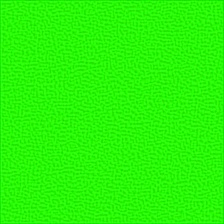
#> input picture kernel_pic_enhance/block1_conv2/block1_conv2_15_enhance.jpg, 224 x 224 px
$ python -i 'Kernel Inspection.py'   (imports and definitions only)
#> lines starting #> are read from the running program, lines starting #| are printed output that depends on the picture
#!/usr/bin/env python3
# -*- coding: utf-8 -*-
"""
Created on Mon Mar 16 14:27:00 2020

@author: po-wei
"""

import os
import numpy as np
import tensorflow as tf
import matplotlib.pyplot as plt
import cv2
import argparse
from Saturation import *


def get_parser():
    parser = argparse.ArgumentParser()

    parser.add_argument("-l", "--layer_name", default = "block5_conv1", type = str, help = "Kernel form which layser! Default : block5_conv1")
    parser.add_argument("-e", "--epochs", default = 150, type = int, help = "number of iterations to update input!")
    parser.add_argument("-s", "--step_size", default = 1., type = float, help = "Like learning rate!")
    parser.add_argument("-fi", "--first_filter_index", default = 0, type = int, help = "first kernel wanna show form the layer!")
    parser.add_argument("-ei", "--end_filter_index", default = 1, type = int, help = "end kernel wanna show form the layer!")
    parser.add_argument("-i", "--increment", default = 0.7, type = float, help = "Saturation increment! From -1 ~ 1")

    args = parser.parse_args()

    return args


def normal(img):
    if np.ndim(img) == 4:
        img = np.squeeze(img, axis=0)
    img_norm = (img - np.min(img)) * 255 /np.ptp(img)
    return img_norm.astype('uint8')

def hisEqulColor(img):
    print("channel numbers %d:"%(np.ndim(img)))
    if np.ndim(img) >= 3:
        ycrcb = cv2.cvtColor(img, cv2.COLOR_BGR2YCR_CB)
        channels = cv2.split(ycrcb)
        channels[0] = cv2.equalizeHist(channels[0])
        ycrcb = cv2.merge(channels)
        img_hist = cv2.cvtColor(ycrcb, cv2.COLOR_YCR_CB2BGR)

    else:
        img_hist = cv2.equalizeHist(img)
    return img_hist

def filter_index_adjustment(layer_name, first_filter_index, end_filter_index):
    final_kernel_index = model.get_layer(layer_name).output.shape[-1]
    if first_filter_index < 0:
        print("First index is smaller than 0! Set to 0!")
        first_filter_index = 0
    elif first_filter_index >= final_kernel_index:
        print("First index is bigger than %d! Set to %d!"%(final_kernel_index-1, final_kernel_index-1))
        first_filter_index = final_kernel_index - 1
    if end_filter_index < 0:
        print("End index is smaller than first index! Set to %d!"%(final_kernel_index + 1))
        end_filter_index = first_filter_index + 1
    elif end_filter_index > final_kernel_index:
        print("End index is bigger than %d! Set to %d!"%(final_kernel_index, final_kernel_index))
        end_filter_index = final_kernel_index
    return first_filter_index, end_filter_index


# [1 line that did not run here, left out]

args = get_parser()
layer_name = args.layer_name
epochs = args.epochs
step_size = args.step_size
# [3 lines that did not run here, left out]
increment = args.increment

org_img_loc = './kernel_pic_org/%s'%(layer_name)
enh_img_loc = './kernel_pic_enhance/%s'%(layer_name)
# [3 lines not run here, left out]


# Create a connection between the input and the target layer
# [1 line that did not run here, left out]

# [21 lines not run here, left out]

'''
img_norm = normal(input_img_data.numpy())
img_hist = hisEqulColor(img_norm)
img_enhance = Saturation_Enhance(img_norm, increment)

cv2.imshow("img_norm", img_norm)
cv2.imshow("img_hist", img_hist)
cv2.waitKey(0)
cv2.destroyAllWindows()

cv2.imwrite('./kernel_pic/%s_%d.jpg'%(layer_name, first_filter_index), img_enhance)
'''

>>> import cv2
>>> picture = cv2.imread('kernel_pic_enhance/block1_conv2/block1_conv2_15_enhance.jpg', cv2.IMREAD_GRAYSCALE)
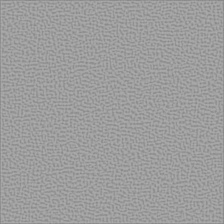
#> picture: shape (224, 224); min 133, max 175, mean 157.3
>>> result = hisEqulColor(picture)
#| channel numbers 2:
#> in hisEqulColor, `img_hist = cv2.equalizeHist(img)`:
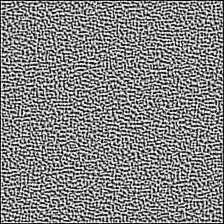
#> img_hist: shape (224, 224); min 0, max 255, mean 131.9

$ run again, on kernel_pic_enhance/block1_conv2/block1_conv2_18_enhance.jpg
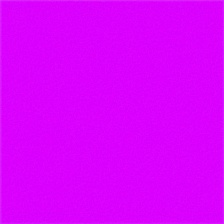
#> input picture kernel_pic_enhance/block1_conv2/block1_conv2_18_enhance.jpg, 224 x 224 px
#> `picture = cv2.imread('kernel_pic_enhance/block1_conv2/block1_conv2_15_..`:
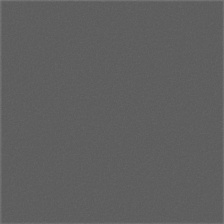
#> picture: shape (224, 224); min 90, max 127, mean 95.3
#| channel numbers 2:
#> in hisEqulColor, `img_hist = cv2.equalizeHist(img)`:
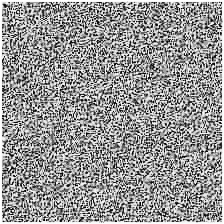
#> img_hist: shape (224, 224); min 0, max 255, mean 149.8

$ run again, on kernel_pic_enhance/block1_conv2/block1_conv2_1_enhance.jpg
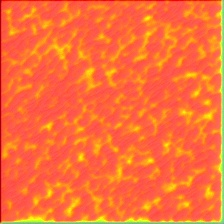
#> input picture kernel_pic_enhance/block1_conv2/block1_conv2_1_enhance.jpg, 224 x 224 px
#> `picture = cv2.imread('kernel_pic_enhance/block1_conv2/block1_conv2_15_..`:
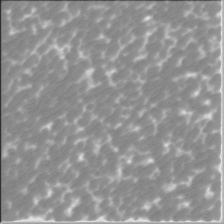
#> picture: shape (224, 224); min 40, max 235, mean 147.1
#| channel numbers 2:
#> in hisEqulColor, `img_hist = cv2.equalizeHist(img)`:
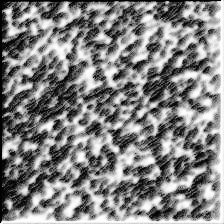
#> img_hist: shape (224, 224); min 0, max 255, mean 131.2
